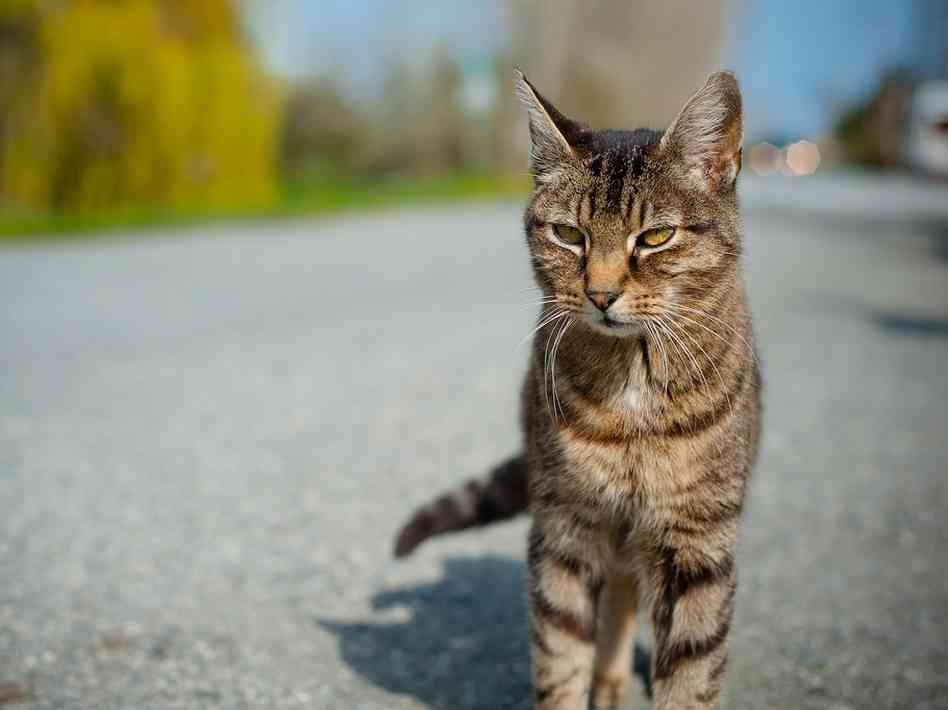
%> input picture Problem 4/imgs/stripey-kitty.jpg, 948 x 710 px
$ octave RunComputeSegmentation.m   (GNU Octave 9; MATLAB toolbox functions it lacks are replaced by stand-ins)
%> lines starting %> are read from the running program, lines starting %| are printed output that depends on the picture
### Problem 4/code/ComputeSegmentation.m
function segments = ComputeSegmentation(img, k, clusteringMethod, featureFn, ...
                                        normalizeFeatures, resize)
% Compute a segmentation for an image.
%
% First a feature vector is extracted from each pixel of the image. Next a
% clustering algorithm is applied to the set of all feature vectors. Two
% pixels are assigned to the same segment if and only if their feature
% vectors are assigned to the same cluster.
%
% Note that segmenting an image of size w x h involves clustring w*h
% points; this could run very slowly for high resolution images. To improve
% performance in this case, we can segment a shrunk version of the image
% and then use the segmentation of the small image to construct a
% segmentation for the original image. Setting the resize parameter enables
% this optimization.
%
% segments = ComputeSegmentation(img, k, clusteringMethod, featureFn, normalizeFeatures, resize)
%
% INPUTS
% img - An array of pixel data for the image to segment.
% k - The number of segments into which the image should be split.
% clusteringMethod - The method to use for clustering. Must be one of
%                    'kmeans' or 'hac' for k-means or hiehierarchical
%                    agglomerative clustering respectively.
% featureFn - Parameter specifying a handle to a function used to
%             extract features from the image. To create a function handle,
%             prepend a @ to the name of a function like this:
%             @ComputeColorFeatures
% normalizeFeatures - OPTIONAL parameter; if true then NormalizeFeatures
%                     will be used to normalize features after they are
%                     computed.
% resize - OPTIONAL parameter giving the scale to which the image should be
%          resized prior to extracting features and clustering; should be
%          in the range 0 < resize <= 1. Setting this argument to a smaller
%          value will increase the speed of the clustering algorithm but
%          will cause the computed segments to be blockier. This setting is
%          usually not necessary for kmeans clustering, but when using
%          hac clustering this parameter will probably need to be set to
%          a value less than 1.
%
%
% OUTPUTS
% segments - A struct array with one element for each cluster.
%            segments(c) is a struct describing segment number c and has
%            the following fields:
%
%     .img  - An array of size h x w x 3 containing image data for the cth
%             cluster.
%     .mask - A logical array of size h x w where mask(i, j) = 1 if
%             img(i, j, :) is part of cluster c.

    if strcmp(clusteringMethod, 'kmeans')
        clusterFn = @KMeansClustering;
    elseif strcmp(clusteringMethod, 'hac')
        clusterFn = @HAClustering;
    else
        error('method must be one of ''kmeans'' or ''hac''');
    end

    if nargin < 5
        normalizeFeatures = true;
    end

    if nargin < 6
        resize = 1;
    end


    height = size(img, 1);
    width = size(img, 2);

    % Resize the image.
    imgSmall = imresize(img, resize);

    % Compute features for the smaller image.
    features = featureFn(imgSmall);

    % Maybe normalize the features.
    if normalizeFeatures
        features = NormalizeFeatures(features);
    end

    % The features array is of size h x w x f, but the clustering
    % algorithms expect a matrix of points of shape (h*w) x f, so we have
    % to reshape the features array.
    points = reshape(features, [], size(features, 3));

    % Apply the clustering algorithm to get an assignment of each point to
    % a cluster.
    idx = clusterFn(points, k);

    % The clustering algorithm gives a vector of cluster identities, but we
    % want a rectangular array of the same size as the image so we reshape
    % again.
    idx = reshape(idx, size(features, 1), size(features, 2));

    % The image may have been resized prior to clustering, but we want
    % a segmentation of the original image. To fix this we treat the array
    % of cluster identities as an image, and resize it to the size of the
    % original image. For this to work correctly the cluster identities
    % need to be resized using nearest neighbor interpolation.
    idx = imresize(idx, [height, width], 'nearest');

    % Conver the array of cluster identities into a more convenient data
    % structure.
    segments = MakeSegments(img, idx);
end

### Problem 4/code/NormalizeFeatures.m
function featuresNorm = NormalizeFeatures(features)
% Normalize image features to have zero mean and unit variance. This
% normalization can cause k-means clustering to perform better.
%
% INPUTS
% features - An array of features for an image. features(i, j, :) is the
%            feature vector for the pixel img(i, j, :) of the original
%            image.
%
% OUTPUTS
% featuresNorm - An array of the same shape as features where each feature
%                has been normalized to have zero mean and unit variance.

    features = double(features);
    featuresNorm = features;

%%%%%%%%%%%%%%%%%%%%%%%%%%%%%%%%%%%%%%%%%%%%%%%%%%%%%%%%%%%%%%%%%%%%%%%%%%%%%%%%
sz = size(features);
for i = 1:sz(3)
    temp = features(:,:,i);
    mu = mean(temp(:));
    sigma = std(temp(:));
    featuresNorm(:,:,i) = (features(:,:,i)-mu)/sigma;
end
%%%%%%%%%%%%%%%%%%%%%%%%%%%%%%%%%%%%%%%%%%%%%%%%%%%%%%%%%%%%%%%%%%%%%%%%%%%%%%%%
end

### Problem 4/code/ComputeColorFeatures.m
function features = ComputeColorFeatures(img)
% Computes a feature vector of color values for all pixels in an image.
%
% INPUTS
% img - Array of image data of size h x w x 3.
%
% OUTPUT
% features - Array of size h x w x 3 where features(i, j, :) is the feature
%            vector for the pixel img(i, j, :). In the case of color
%            features this is simply the input image.

    features = double(img);
end

### Problem 4/code/HAClustering.m
function idx = HAClustering(X, k, visualize2D)
% Run the hierarchical agglomerative clustering algorithm.
%
% The algorithm is conceptually simple:
%
% Assign each point to its own cluster
% While the number of clusters is greater than k:
%   Compute the distance between all pairs of clusters
%   Merge the pair of clusters that are closest to each other
%
% There are many valid ways of determining the distance between two
% clusters. For this assignment we will define the distance between two
% clusters to be the Euclidean distance between their centroids.
%
% Recomputing the centroids of all clusters and the distances between all
% pairs of centroids at each step of the loop would be very slow.
% Thankfully most of the distances and centroids remain the same in
% successive iterations of the outer loop; therefore we can speed up the
% computation by only recomputing the centroid and distances for the new
% merged cluster.
%
% Even with this trick, this algorithm will consume a lot of memory and run
% very slowly when clustering large sets of points. In practice, you
% probably do not want to use this algorithm to cluster more than 10,000
% points.
%
% NOTE: To get full credit for this part you should only update the cluster
% centroids and distances for the merged and deleted clusters at each
% iteration of the main loop.
%
% INPUTS
% X - An array of size m x n containing the points to cluster. Each row is
%     an n-dimensional point, so X(i, :) gives the coordinates of the ith
%     point.
% k - The number of clusters to compute.
% visualize2D - OPTIONAL parameter telling whether or not to visualize the
%               progress of the algorithm for 2D data. If not set then 2D
%               data will not be visualized.
%
% OUTPUTS
% idx     - The assignments of points to clusters. idx(i) = c means that the
%           point X(i, :) has been assigned to cluster c.

    if nargin < 3
        visualize2D = false;
    end

    if ~isa(X, 'double')
        X = double(X);
    end

    % The number of points to cluster.
    m = size(X, 1);

    % The dimension of each point.
    n = size(X, 2);

    % The number of clusters that we currently have.
    num_clusters = m;

    % The assignment of points to clusters. If idx(i) = c then X(i, :) is
    % assigned to cluster c. Since each point is initally assigned to its
    % own cluster, we initialize idx to the column vector [1; 2; ...; m].
    idx = (1:m)';

    % The centroids of all clusters. The row centroids(c, :) is the
    % centroid of the cth cluster. Since each point starts in its own
    % cluster, the centroids are initially the same as the data matrix.
    centroids = X;

    % The number of points in each cluster. If cluster_sizes(c) = n then
    % cluster c contains n points. Since each point is initially assigned
    % to its own cluster, each cluster size is initialized to 1.
    cluster_sizes = ones(m, 1);

    % The distances between the centroids of the clusters. For ci != cj,
    % dists(ci, cj) = d means that the Euclidean distance between
    % centroids(ci, :) and centroids(cj, :) is d. We will choose the pair
    % of clusters to merge at each step by finding the smallest element of
    % the dists matrix. We never want to merge a cluster with itself;
    % therefore we set the diagonal elements of dists to be +Inf.
    dists = squareform(pdist(centroids));
    dists = dists + diag(Inf(m, 1));

    % If we are going to display the clusters graphically then create a
    % figure in which to draw the visualization.
    figHandle = [];
    if n == 2 && visualize2D
        figHandle = figure;
    end


    % In the 2D case we can easily visualize the starting points.
    if n == 2 && visualize2D
        VisualizeClusters2D(X, idx, centroids, figHandle);
        pause;
    end

    while num_clusters > k


        % Find the pair of clusters that are closest together.
        % Set i and j to be the indices of the nearest pair of clusters.
        i = 0;
        j = 0;
        %%%%%%%%%%%%%%%%%%%%%%%%%%%%%%%%%%%%%%%%%%%%%%%%%%%%%%%%%%%%%%%%%%%%%%%
        [minVal1,tempInd] = min(dists(:));
        [i,j] = ind2sub(size(dists),tempInd);
        %%%%%%%%%%%%%%%%%%%%%%%%%%%%%%%%%%%%%%%%%%%%%%%%%%%%%%%%%%%%%%%%%%%%%%%

        %%%%%%%%%%%%%%%%%%%%%%%%%%%%%%%%%%%%%%%%%%%%%%%%%%%%%%%%%%%%%%%%%%%%%%%
        %                                                                     %
        %                            END YOUR CODE                            %
        %                                                                     %
        %%%%%%%%%%%%%%%%%%%%%%%%%%%%%%%%%%%%%%%%%%%%%%%%%%%%%%%%%%%%%%%%%%%%%%%

        % Make sure that i < j
        if i > j
            t = i;
            i = j;
            j = t;
        end

        % Next we need to merge cluster j into cluster i.
        %
        % We also need to 'delete' cluster j. We will do this by setting
        % its cluster size to 0 and moving its centroid to +Inf. This
        % ensures that the distance from cluster j to any other cluster is
        % +Inf.

        % Assign all points currently in cluster j to cluster i.
        %%%%%%%%%%%%%%%%%%%%%%%%%%%%%%%%%%%%%%%%%%%%%%%%%%%%%%%%%%%%%%%%%%%%%%%

        idx(idx == j) = i;
        %%%%%%%%%%%%%%%%%%%%%%%%%%%%%%%%%%%%%%%%%%%%%%%%%%%%%%%%%%%%%%%%%%%%%%%

        %%%%%%%%%%%%%%%%%%%%%%%%%%%%%%%%%%%%%%%%%%%%%%%%%%%%%%%%%%%%%%%%%%%%%%%
        %                                                                     %
        %                            END YOUR CODE                            %
        %                                                                     %
        %%%%%%%%%%%%%%%%%%%%%%%%%%%%%%%%%%%%%%%%%%%%%%%%%%%%%%%%%%%%%%%%%%%%%%%

        % Compute the new centroid for clusters i and set the centroid of
        % cluster j to +Inf.
        % HINT: You should be able to compute both updated cluster
        % centroids in O(1) time.
        %%%%%%%%%%%%%%%%%%%%%%%%%%%%%%%%%%%%%%%%%%%%%%%%%%%%%%%%%%%%%%%%%%%%%%%
        centroids(j,:) = Inf(length(centroids(j,:)),1);
        centroids(i,:) = mean(X((idx == i),:));
        %%%%%%%%%%%%%%%%%%%%%%%%%%%%%%%%%%%%%%%%%%%%%%%%%%%%%%%%%%%%%%%%%%%%%%%

        %%%%%%%%%%%%%%%%%%%%%%%%%%%%%%%%%%%%%%%%%%%%%%%%%%%%%%%%%%%%%%%%%%%%%%%
        %                                                                     %
        %                            END YOUR CODE                            %
        %                                                                     %
        %%%%%%%%%%%%%%%%%%%%%%%%%%%%%%%%%%%%%%%%%%%%%%%%%%%%%%%%%%%%%%%%%%%%%%%

        % Update the size of clusters i and j.
        %%%%%%%%%%%%%%%%%%%%%%%%%%%%%%%%%%%%%%%%%%%%%%%%%%%%%%%%%%%%%%%%%%%%%%%
        cluster_sizes(i) = cluster_sizes(i)+cluster_sizes(j);
        cluster_sizes(j) = 0;
        %%%%%%%%%%%%%%%%%%%%%%%%%%%%%%%%%%%%%%%%%%%%%%%%%%%%%%%%%%%%%%%%%%%%%%%

        %%%%%%%%%%%%%%%%%%%%%%%%%%%%%%%%%%%%%%%%%%%%%%%%%%%%%%%%%%%%%%%%%%%%%%%
        %                                                                     %
        %                            END YOUR CODE                            %
        %                                                                     %
        %%%%%%%%%%%%%%%%%%%%%%%%%%%%%%%%%%%%%%%%%%%%%%%%%%%%%%%%%%%%%%%%%%%%%%%

        % Update the dists array. In particular, we need to update the
        % distances from clusters i and j to all other clusters.
        % Hint: You might find the pdist2 function useful.
        % Hint: Remember that the diagonal of dists must be +Inf.
        %%%%%%%%%%%%%%%%%%%%%%%%%%%%%%%%%%%%%%%%%%%%%%%%%%%%%%%%%%%%%%%%%%%%%%%
        disti = pdist2(centroids,centroids(i,:));
        distj = pdist2(centroids,centroids(j,:));
        dists(i,:) = disti;
        dists(:,i) = disti;
        dists(j,:) = distj;
        dists(:,j) = distj;
        dists = dists + diag(Inf(m, 1));
        %%%%%%%%%%%%%%%%%%%%%%%%%%%%%%%%%%%%%%%%%%%%%%%%%%%%%%%%%%%%%%%%%%%%%%%

        %%%%%%%%%%%%%%%%%%%%%%%%%%%%%%%%%%%%%%%%%%%%%%%%%%%%%%%%%%%%%%%%%%%%%%%
        %                                                                     %
        %                            END YOUR CODE                            %
        %                                                                     %
        %%%%%%%%%%%%%%%%%%%%%%%%%%%%%%%%%%%%%%%%%%%%%%%%%%%%%%%%%%%%%%%%%%%%%%%


        % If everything worked correctly then we have one less cluster.
        num_clusters = num_clusters - 1;

        % In the 2D case we can easily visualize the clusters.
        if n == 2 && visualize2D
            VisualizeClusters2D(X, idx, centroids, figHandle);
            pause;
        end
    end

    % Now we need to reindex the clusters from 1 to k
    idx = ReindexClusters(idx);
end

### Problem 4/code/RunComputeSegmentation.m
% Simple script to run ComputeSegmentation.

% Read the input image.

%'cat_march.jpg',@ComputePositionColorFeatures,
imageNames = {'stripey-kitty.jpg','black_kitten_star.jpg'};
featureFn = {@ComputeColorFeatures,@ComputePositionColorFeatures};
clusteringMethod = 'hac';
maxPixels = 3000;
for i = 1:length(imageNames)
    img = imread(['../imgs/'  imageNames{i}]);
%> img is the input picture: size 710x948x3 uint8; mean R, G, B 140.6, 140.1, 123.1
% Choose the number of clusters and the clustering method.
    k = 3;

    % Choose the feature function that will be used. The @ syntax creates a
    % function handle; this allows us to pass a function as an argument to
    % another function.
    featureFnN = featureFn{i};

    % Whether or not to normalize features before clustering.
    normalizeFeatures = true;

    % Whether or not to resize the image before clustering. If this script
    % runs too slowly then you should set resize to a value less than 1.
    numPixels = size(img,1)*size(img,2);
%> numPixels = 673080
    resize = 1;
    if numPixels > maxPixels
        resize = sqrt(maxPixels/numPixels);
%> resize = 0.0668
    end

    % Use all of the above parameters to actually compute a segmentation.
    segments = ComputeSegmentation(img, k, clusteringMethod, featureFnN, ...
                                   normalizeFeatures, resize);
%> in ComputeSegmentation, `imgSmall = imresize(img, resize);`:
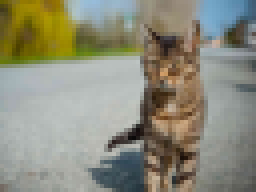
%> imgSmall: size 48x64x3 uint8 (shown 4 times larger); mean R, G, B 140.6, 140.1, 123.1
%> the loop in NormalizeFeatures, `for i = 1:sz(3)` made 3 passes
%> (mu, sigma) on passes 1 to 3: (140.6, 36.72), (140.1, 40.4), (123.1, 57.95)
%> pass 1, in NormalizeFeatures, `temp = features(:,:,i);`:
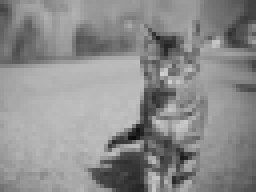
%> temp: size 48x64 double (shown 4 times larger); min 11, max 208, mean 140.6
%> pass 2, in NormalizeFeatures, `temp = features(:,:,i);`:
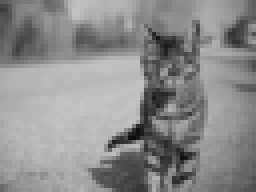
%> temp: size 48x64 double (shown 4 times larger); min 9, max 197, mean 140.1
%> pass 3, in NormalizeFeatures, `temp = features(:,:,i);`:
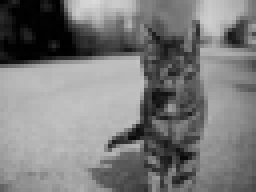
%> temp: size 48x64 double (shown 4 times larger); min 0, max 218, mean 123.1
%> after the loop in NormalizeFeatures, `for i = 1:sz(3)`:
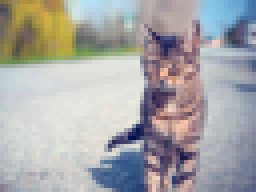
%> featuresNorm: size 48x64x3 double (shown 4 times larger); mean R, G, B -3.13e-16, -8.24e-18, -4.83e-16; drawn with min black and max white
%> (the run ends here)
